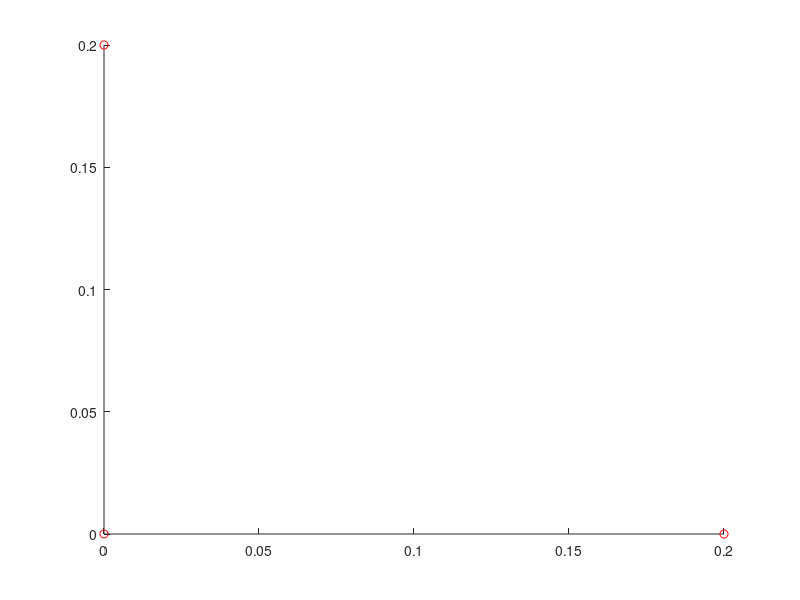

This chart was generated by the following MATLAB code: (Note: this script raises an error after producing the figure.)
% Project file for UWB

%starting with clearing everything
clear all;
close all;

%---------------------------
%@@@@@@@@@@@@@@@@@@@@@@@@@@@
%---------------------------
%          INFO
%
% Mother anchor = A(1)
% Anchor 1 = A(2)
% Anchor 2 = A(3)
%
%---------------------------
%@@@@@@@@@@@@@@@@@@@@@@@@@@@
%---------------------------
%initializing values/ports

% Origin of anchors with the acceptable error
x1 = 0;
y1 = 0;

x2 = 0;
y2 = 0.2;

x3 = 0.2;
y3 = 0;

e = 0.05;
time = 1; %For how long will you track?
result = zeros(3, time); %resulting vector
%---------------------------

%---------------------------

%A1 = sqrt(8);
%A2 = 2;        %Example lengths
%A3 = 2;

%Begins figure and plotting the anchors positioning
figure;
hold on;
plot(x1,y1,'ro',x2,y2,'ro',x3,y3,'ro')

i = 1;
%---------------------------
%Starts if-statement to plot the position in real time
%
simValues = zeros(3,time);
simValues = [100 160 160];  

while(i<=time)
    A1 = simValues(i,1)/1000  %divides it down to [m]
    A2 = simValues(i,2)/1000
    A3 = simValues(i,3)/1000
  
     
                                              
                                              
    result(1,i) = A1; %puts first value on first line each time
    result(2,i) = A2; %same here
    result(3,i) = A3; %same here
    
    [xout1, yout1] = circcirc(x1,y1,A1,x2,y2,A2) %checks intersection
    [xout2, yout2] = circcirc(x1,y1,A1,x3,y3,A3) % - || -
    
    xo11 = (xout1(1)); %easier to write
    xo12 = (xout1(2));
    xo21 = (xout2(1));
    xo22 = (xout2(2));
    yo11 = (yout1(1));
    yo12 = (yout1(2));
    yo21 = (yout2(1));
    yo22 = (yout2(2));
    
%     aint = (xout1(1),yout1(1));
%     bint = (xout1(2),yout1(2));
%     cint = (xout2(1),yout2(1));
%     dint = (xout2(2),yout2(2));
    
    
    %checks if the intersections matches and plots the
    %intersection using trilaturation
    
    %if aint = 
    
    if (abs(xo11-xo21) < e && abs(yo11-yo21) < e)
        h = plot(xo11, yo11,'b*');
    elseif (abs(xo12-xo21) < e && abs(yo12-yo21) < e)
            h = plot(xo12, yo12,'b*');
    elseif (abs(xo11-xo22) < e && abs(yo11-yo22) < e)
         h = plot(xo11, yo11,'b*');
    elseif (abs(xo11-xo21) < e && abs(yo11-yo21) < e)
           h = plot(xo11, yo21,'b*');
    else h = plot(0,0,'g*');
    end

    hold on
    %pauses, dont need to have continious time
    pause(0.5);
    
    %A1 = A1-0.1;
    %A2 = A2- 0.05;
    %A3 = A3 + 0.075;
    
    %deletes the old value of the plot so that we only see in 
    %real time
    %delete(h);
    
    %if you dont want inf loop, adds i.
    i = i+1;
    
end